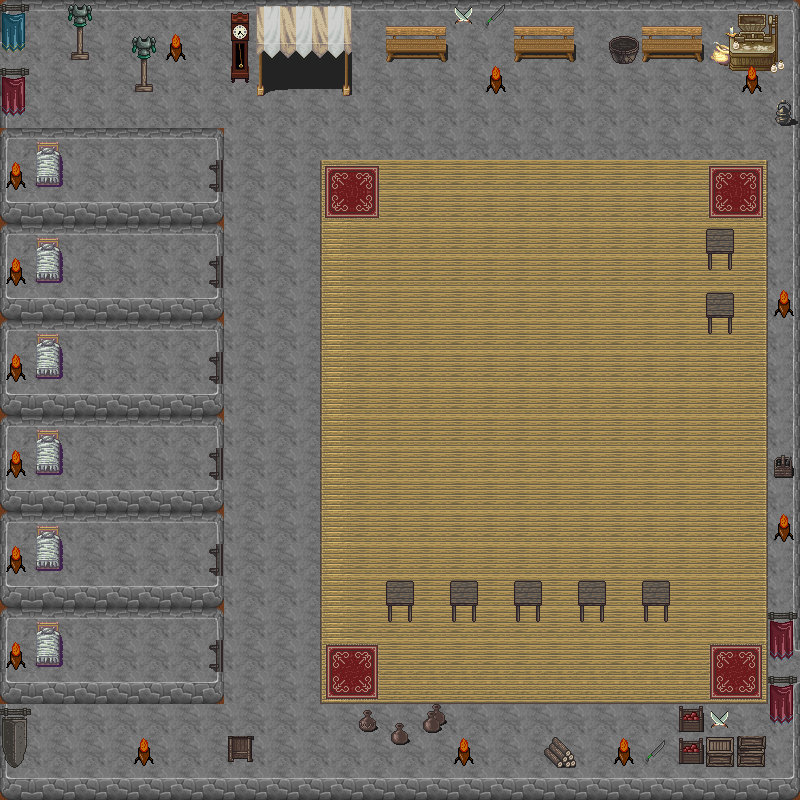

Below is a game level as drawn by its tile map, then a one-line description and the .tmx that defines it (tile-layer data replaced by summaries):
An orthogonal 25x25 tile map with 32x32 px tiles, 4 tile layers (navigation, background, decoration, decoration2), 7 tilesets and 12 objects (6x PLAYER_START, 6x ENEMY_START).

<map version="1.2" tiledversion="1.3.1" orientation="orthogonal" renderorder="right-down" compressionlevel="-1" width="25" height="25" tilewidth="32" tileheight="32" infinite="0" nextlayerid="7" nextobjectid="13">
 <tileset firstgid="1" name="hyptosis-1" tilewidth="32" tileheight="32" tilecount="900" columns="30">
  <image source="tilesheets/hyptosis_tile-art-batch-1.png" width="960" height="960" />
 </tileset>
 <tileset firstgid="901" name="hyptosis-2" tilewidth="32" tileheight="32" tilecount="900" columns="30">
  <image source="tilesheets/hyptosis_til-art-batch-2.png" width="960" height="960" />
 </tileset>
 <tileset firstgid="1801" name="hyptosis-3" tilewidth="32" tileheight="32" tilecount="900" columns="30">
  <image source="tilesheets/hyptosis_tile-art-batch-3.png" width="960" height="960" />
 </tileset>
 <tileset firstgid="2701" name="hyptosis-4" tilewidth="32" tileheight="32" tilecount="900" columns="30">
  <image source="tilesheets/hyptosis_tile-art-batch-4.png" width="960" height="960" />
 </tileset>
 <tileset firstgid="3601" name="hyptosis-5" tilewidth="32" tileheight="32" tilecount="722" columns="19">
  <image source="tilesheets/hyptosis_tile-art-batch-5.png" width="636" height="1219" />
  <tile id="20">
   <properties>
    <property name="walkable" value="true" />
   </properties>
  </tile>
 </tileset>
 <tileset firstgid="4323" name="clock" tilewidth="32" tileheight="96" tilecount="3" columns="3">
  <image source="tilesets/animated_clock.png" width="96" height="96" />
  <tile id="0">
   <animation>
    <frame tileid="0" duration="500" />
    <frame tileid="1" duration="500" />
    <frame tileid="2" duration="500" />
    <frame tileid="1" duration="500" />
    <frame tileid="0" duration="500" />
   </animation>
  </tile>
 </tileset>
 <tileset firstgid="4326" name="torch" tilewidth="32" tileheight="32" tilecount="9" columns="3">
  <image source="tilesets/torch.png" width="96" height="96" />
  <tile id="6">
   <animation>
    <frame tileid="6" duration="100" />
    <frame tileid="7" duration="100" />
    <frame tileid="8" duration="100" />
   </animation>
  </tile>
 </tileset>
 <layer id="5" name="navigation" width="25" height="25">
  <data>[625 cells, 554 non-empty, 1 distinct tile ids]</data>
 </layer>
 <layer id="1" name="background" width="25" height="25">
  <data>[625 cells, 625 non-empty, 13 distinct tile ids]</data>
 </layer>
 <layer id="2" name="decoration" width="25" height="25">
  <data>[625 cells, 370 non-empty, 44 distinct tile ids]</data>
 </layer>
 <layer id="4" name="decoration2" width="25" height="25">
  <data>[625 cells, 76 non-empty, 23 distinct tile ids]</data>
 </layer>
 <objectgroup id="6" name="Spawn points">
  <object id="1" name="PLAYER_START" x="64" y="160" width="32" height="32" />
  <object id="2" name="PLAYER_START" x="64" y="256" width="32" height="32" />
  <object id="3" name="PLAYER_START" x="64" y="352" width="32" height="32" />
  <object id="4" name="PLAYER_START" x="64" y="448" width="32" height="32" />
  <object id="5" name="PLAYER_START" x="64" y="544" width="32" height="32" />
  <object id="6" name="PLAYER_START" x="64" y="640" width="32" height="32" />
  <object id="7" name="ENEMY_START" x="736" y="640" width="32" height="32" />
  <object id="8" name="ENEMY_START" x="704" y="640" width="32" height="32" />
  <object id="9" name="ENEMY_START" x="704" y="672" width="32" height="32" />
  <object id="10" name="ENEMY_START" x="736" y="672" width="32" height="32" />
  <object id="11" name="ENEMY_START" x="0" y="64" width="32" height="32" />
  <object id="12" name="ENEMY_START" x="32" y="64" width="32" height="32" />
 </objectgroup>
</map>
